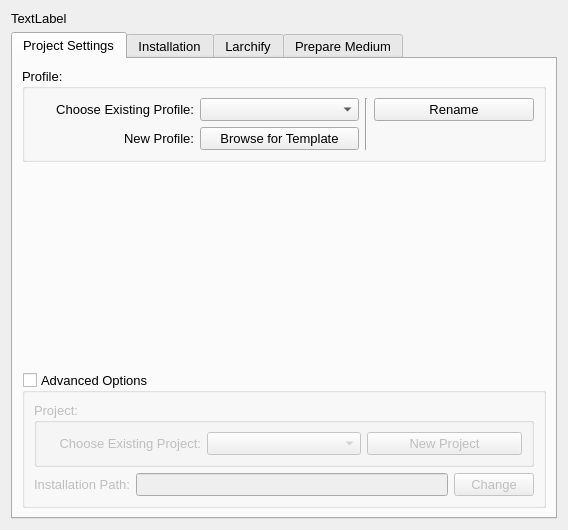
<?xml version="1.0" encoding="UTF-8"?>
<ui version="4.0">
 <class>Form</class>
 <widget class="QWidget" name="Form">
  <property name="geometry">
   <rect>
    <x>0</x>
    <y>0</y>
    <width>568</width>
    <height>530</height>
   </rect>
  </property>
  <property name="sizePolicy">
   <sizepolicy hsizetype="MinimumExpanding" vsizetype="MinimumExpanding">
    <horstretch>0</horstretch>
    <verstretch>0</verstretch>
   </sizepolicy>
  </property>
  <property name="minimumSize">
   <size>
    <width>100</width>
    <height>0</height>
   </size>
  </property>
  <property name="font">
   <font>
    <pointsize>10</pointsize>
   </font>
  </property>
  <property name="windowTitle">
   <string notr="true">larch</string>
  </property>
  <layout class="QVBoxLayout" name="verticalLayout_6">
   <item>
    <widget class="QLabel" name="label">
     <property name="text">
      <string>TextLabel</string>
     </property>
    </widget>
   </item>
   <item>
    <layout class="QHBoxLayout" name="horizontalLayout_4">
     <item>
      <widget class="QTabWidget" name="tabWidget">
       <property name="currentIndex">
        <number>0</number>
       </property>
       <widget class="QWidget" name="tab">
        <attribute name="title">
         <string>Project Settings</string>
        </attribute>
        <layout class="QGridLayout" name="gridLayout_5">
         <item row="0" column="0">
          <widget class="QGroupBox" name="groupBox_2">
           <property name="title">
            <string>Profile:</string>
           </property>
           <layout class="QVBoxLayout" name="verticalLayout_3">
            <item>
             <layout class="QGridLayout" name="gridLayout">
              <item row="0" column="0">
               <widget class="QLabel" name="label_2">
                <property name="text">
                 <string>Choose Existing Profile:</string>
                </property>
                <property name="alignment">
                 <set>Qt::AlignRight|Qt::AlignTrailing|Qt::AlignVCenter</set>
                </property>
               </widget>
              </item>
              <item row="0" column="1">
               <widget class="QComboBox" name="cb_profile"/>
              </item>
              <item row="0" column="2" rowspan="2">
               <widget class="Line" name="line">
                <property name="orientation">
                 <enum>Qt::Vertical</enum>
                </property>
               </widget>
              </item>
              <item row="0" column="3">
               <widget class="QPushButton" name="b_rename_profile">
                <property name="text">
                 <string>Rename</string>
                </property>
               </widget>
              </item>
              <item row="1" column="0">
               <widget class="QLabel" name="label_3">
                <property name="text">
                 <string>New Profile:</string>
                </property>
                <property name="alignment">
                 <set>Qt::AlignRight|Qt::AlignTrailing|Qt::AlignVCenter</set>
                </property>
               </widget>
              </item>
              <item row="1" column="1">
               <widget class="QPushButton" name="b_template_browse">
                <property name="text">
                 <string>Browse for Template</string>
                </property>
               </widget>
              </item>
             </layout>
            </item>
           </layout>
          </widget>
         </item>
         <item row="1" column="0">
          <spacer name="verticalSpacer">
           <property name="orientation">
            <enum>Qt::Vertical</enum>
           </property>
           <property name="sizeHint" stdset="0">
            <size>
             <width>20</width>
             <height>148</height>
            </size>
           </property>
          </spacer>
         </item>
         <item row="2" column="0">
          <widget class="QGroupBox" name="groupBox">
           <property name="title">
            <string>Advanced Options</string>
           </property>
           <property name="flat">
            <bool>false</bool>
           </property>
           <property name="checkable">
            <bool>true</bool>
           </property>
           <property name="checked">
            <bool>false</bool>
           </property>
           <layout class="QVBoxLayout" name="verticalLayout_2">
            <item>
             <widget class="QGroupBox" name="groupBox_3">
              <property name="title">
               <string>Project:</string>
              </property>
              <layout class="QVBoxLayout" name="verticalLayout">
               <item>
                <layout class="QHBoxLayout" name="horizontalLayout">
                 <item>
                  <widget class="QLabel" name="label_4">
                   <property name="text">
                    <string>Choose Existing Project:</string>
                   </property>
                   <property name="alignment">
                    <set>Qt::AlignRight|Qt::AlignTrailing|Qt::AlignVCenter</set>
                   </property>
                  </widget>
                 </item>
                 <item>
                  <widget class="QComboBox" name="cb_project"/>
                 </item>
                 <item>
                  <widget class="QPushButton" name="b_rename_profile_2">
                   <property name="text">
                    <string>New Project</string>
                   </property>
                  </widget>
                 </item>
                </layout>
               </item>
              </layout>
             </widget>
            </item>
            <item>
             <layout class="QHBoxLayout" name="horizontalLayout_2">
              <item>
               <widget class="QLabel" name="label_5">
                <property name="text">
                 <string>Installation Path:</string>
                </property>
                <property name="alignment">
                 <set>Qt::AlignRight|Qt::AlignTrailing|Qt::AlignVCenter</set>
                </property>
               </widget>
              </item>
              <item>
               <widget class="QLineEdit" name="entry_installpath">
                <property name="readOnly">
                 <bool>true</bool>
                </property>
               </widget>
              </item>
              <item>
               <widget class="QPushButton" name="b_install_path_new">
                <property name="text">
                 <string>Change</string>
                </property>
               </widget>
              </item>
             </layout>
            </item>
           </layout>
          </widget>
         </item>
        </layout>
       </widget>
       <widget class="QWidget" name="tab_2">
        <attribute name="title">
         <string>Installation</string>
        </attribute>
        <layout class="QVBoxLayout" name="verticalLayout_4">
         <item>
          <widget class="QGroupBox" name="groupBox_4">
           <property name="title">
            <string>Edit Profile</string>
           </property>
           <layout class="QHBoxLayout" name="horizontalLayout_3">
            <item>
             <widget class="QPushButton" name="pushButton_5">
              <property name="text">
               <string>Edit 'addedpacks'</string>
              </property>
             </widget>
            </item>
            <item>
             <widget class="QPushButton" name="pushButton_6">
              <property name="text">
               <string>Edit 'baseveto'</string>
              </property>
             </widget>
            </item>
            <item>
             <widget class="QPushButton" name="pushButton_7">
              <property name="text">
               <string>Edit pacman.conf template</string>
              </property>
             </widget>
            </item>
           </layout>
          </widget>
         </item>
         <item>
          <widget class="QGroupBox" name="groupBox_5">
           <property name="title">
            <string>Pacman Sources</string>
           </property>
           <layout class="QGridLayout" name="gridLayout_2">
            <item row="0" column="0">
             <widget class="QLabel" name="label_6">
              <property name="text">
               <string>larch Repository:</string>
              </property>
              <property name="alignment">
               <set>Qt::AlignRight|Qt::AlignTrailing|Qt::AlignVCenter</set>
              </property>
             </widget>
            </item>
            <item row="0" column="1">
             <widget class="QLineEdit" name="lineEdit_2"/>
            </item>
            <item row="0" column="2">
             <widget class="QPushButton" name="pushButton_8">
              <property name="text">
               <string>Change</string>
              </property>
             </widget>
            </item>
            <item row="1" column="0">
             <widget class="QLabel" name="label_7">
              <property name="text">
               <string>Arch Mirror:</string>
              </property>
             </widget>
            </item>
            <item row="1" column="1">
             <widget class="QLineEdit" name="lineEdit_3"/>
            </item>
            <item row="1" column="2">
             <widget class="QPushButton" name="pushButton_9">
              <property name="text">
               <string>Change</string>
              </property>
             </widget>
            </item>
           </layout>
          </widget>
         </item>
         <item>
          <widget class="QGroupBox" name="groupBox_6">
           <property name="title">
            <string>Advanced Options</string>
           </property>
           <property name="flat">
            <bool>false</bool>
           </property>
           <property name="checkable">
            <bool>true</bool>
           </property>
           <property name="checked">
            <bool>false</bool>
           </property>
           <layout class="QHBoxLayout" name="horizontalLayout_6">
            <item>
             <layout class="QVBoxLayout" name="verticalLayout_7">
              <item>
               <widget class="QLabel" name="label_10">
                <property name="text">
                 <string>Synchronize to host db</string>
                </property>
                <property name="wordWrap">
                 <bool>true</bool>
                </property>
               </widget>
              </item>
              <item>
               <widget class="QListWidget" name="listWidget">
                <property name="sizePolicy">
                 <sizepolicy hsizetype="Fixed" vsizetype="Fixed">
                  <horstretch>0</horstretch>
                  <verstretch>0</verstretch>
                 </sizepolicy>
                </property>
                <property name="minimumSize">
                 <size>
                  <width>100</width>
                  <height>100</height>
                 </size>
                </property>
                <property name="maximumSize">
                 <size>
                  <width>150</width>
                  <height>150</height>
                 </size>
                </property>
                <item>
                 <property name="text">
                  <string notr="true">core</string>
                 </property>
                 <property name="checkState">
                  <enum>Unchecked</enum>
                 </property>
                 <property name="flags">
                  <set>ItemIsUserCheckable|ItemIsEnabled</set>
                 </property>
                </item>
                <item>
                 <property name="text">
                  <string notr="true">extra</string>
                 </property>
                 <property name="checkState">
                  <enum>Unchecked</enum>
                 </property>
                 <property name="flags">
                  <set>ItemIsUserCheckable|ItemIsEnabled</set>
                 </property>
                </item>
                <item>
                 <property name="text">
                  <string notr="true">community</string>
                 </property>
                 <property name="checkState">
                  <enum>Unchecked</enum>
                 </property>
                 <property name="flags">
                  <set>ItemIsUserCheckable|ItemIsEnabled</set>
                 </property>
                </item>
                <item>
                 <property name="text">
                  <string>larch</string>
                 </property>
                 <property name="checkState">
                  <enum>Unchecked</enum>
                 </property>
                 <property name="flags">
                  <set>ItemIsUserCheckable|ItemIsEnabled</set>
                 </property>
                </item>
               </widget>
              </item>
             </layout>
            </item>
            <item>
             <widget class="Line" name="line_4">
              <property name="orientation">
               <enum>Qt::Vertical</enum>
              </property>
             </widget>
            </item>
            <item>
             <layout class="QVBoxLayout" name="verticalLayout_5">
              <item>
               <layout class="QGridLayout" name="gridLayout_3">
                <item row="0" column="0">
                 <widget class="QLabel" name="label_8">
                  <property name="text">
                   <string>Package Cache:</string>
                  </property>
                  <property name="alignment">
                   <set>Qt::AlignRight|Qt::AlignTrailing|Qt::AlignVCenter</set>
                  </property>
                 </widget>
                </item>
                <item row="0" column="1">
                 <widget class="QLineEdit" name="lineEdit_4"/>
                </item>
                <item row="0" column="2">
                 <widget class="QPushButton" name="pushButton_11">
                  <property name="text">
                   <string>Change</string>
                  </property>
                 </widget>
                </item>
                <item row="1" column="0">
                 <widget class="QLabel" name="label_9">
                  <property name="text">
                   <string>Package-db Source:</string>
                  </property>
                  <property name="alignment">
                   <set>Qt::AlignRight|Qt::AlignTrailing|Qt::AlignVCenter</set>
                  </property>
                 </widget>
                </item>
                <item row="1" column="1">
                 <widget class="QLineEdit" name="lineEdit_5"/>
                </item>
                <item row="1" column="2">
                 <widget class="QPushButton" name="pushButton_12">
                  <property name="text">
                   <string>Change</string>
                  </property>
                 </widget>
                </item>
               </layout>
              </item>
              <item>
               <widget class="Line" name="line_3">
                <property name="orientation">
                 <enum>Qt::Horizontal</enum>
                </property>
               </widget>
              </item>
              <item>
               <layout class="QGridLayout" name="gridLayout_4">
                <item row="0" column="0">
                 <widget class="QPushButton" name="pushButton_13">
                  <property name="sizePolicy">
                   <sizepolicy hsizetype="Minimum" vsizetype="Fixed">
                    <horstretch>0</horstretch>
                    <verstretch>0</verstretch>
                   </sizepolicy>
                  </property>
                  <property name="text">
                   <string>Synchronize db</string>
                  </property>
                 </widget>
                </item>
                <item row="0" column="1">
                 <widget class="QPushButton" name="pushButton_14">
                  <property name="text">
                   <string>Update / Add package    [-U]</string>
                  </property>
                 </widget>
                </item>
                <item row="1" column="0">
                 <widget class="QPushButton" name="pushButton_15">
                  <property name="text">
                   <string>Add package(s)    [-S]</string>
                  </property>
                 </widget>
                </item>
                <item row="1" column="1">
                 <widget class="QPushButton" name="pushButton_16">
                  <property name="text">
                   <string>Remove package(s)    [-Rs]</string>
                  </property>
                 </widget>
                </item>
               </layout>
              </item>
             </layout>
            </item>
           </layout>
          </widget>
         </item>
         <item>
          <widget class="Line" name="line_2">
           <property name="orientation">
            <enum>Qt::Horizontal</enum>
           </property>
          </widget>
         </item>
         <item>
          <layout class="QHBoxLayout" name="horizontalLayout_5">
           <item>
            <spacer name="horizontalSpacer">
             <property name="orientation">
              <enum>Qt::Horizontal</enum>
             </property>
             <property name="sizeHint" stdset="0">
              <size>
               <width>40</width>
               <height>20</height>
              </size>
             </property>
            </spacer>
           </item>
           <item>
            <widget class="QPushButton" name="pushButton_10">
             <property name="text">
              <string>Install</string>
             </property>
            </widget>
           </item>
          </layout>
         </item>
        </layout>
       </widget>
       <widget class="QWidget" name="tab_3">
        <attribute name="title">
         <string>Larchify</string>
        </attribute>
       </widget>
       <widget class="QWidget" name="tab_4">
        <attribute name="title">
         <string>Prepare Medium</string>
        </attribute>
       </widget>
      </widget>
     </item>
    </layout>
   </item>
  </layout>
 </widget>
 <resources/>
 <connections/>
</ui>
